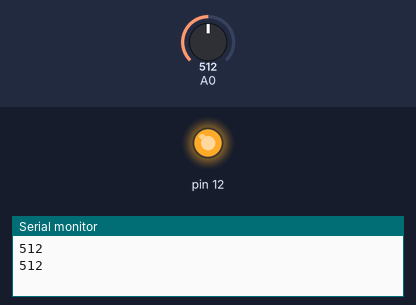
The sketch below on a simulated Arduino Uno, built with avr-gcc and run on an emulated ATmega328P. Parts: output pins drawn as LEDs (lit = HIGH), the last lines printed to the serial monitor. The test bench sets the inputs (shaded band); at power-on: A0 = 512.

Above: at 1.2 s.
1.3 s: A0 set to 122
4.3 s: A0 set to 0
At 4.9 s:
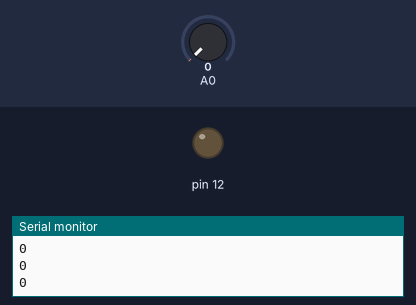
5.8 s: A0 set to 306
At 6.57 s:
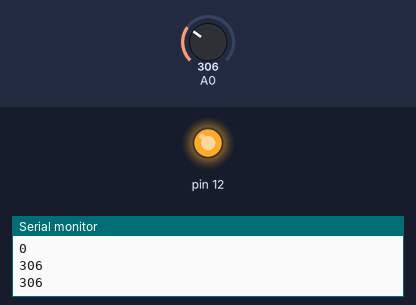
Timing chart, 0 to 14.8 s (numbered marks = the images above; inputs shaded):
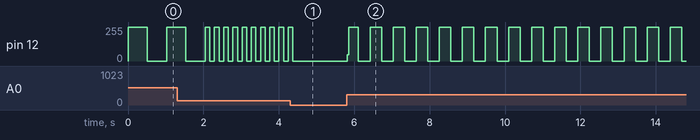

Measured:
- after the input at 4.3 s, pin 12: goes on until 4.4 s, then stays 0/255
- after the input at 5.8 s, pin 12: 0/255 → 46/255 at once, then repeats every 0.57 s: 255/255 0.26 s, 0/255 0.31 s
- by itself, pin 12: repeats every 0.24 s: 255/255 0.12 s, 0/255 0.12 s

The sketch:

sketch_feb08a.ino
```cpp
void setup() {
  // put your setup code here, to run once:
  pinMode(12,OUTPUT);
  pinMode(A0, INPUT);
  Serial.begin(9600);
}

void loop() {
  int poop = analogRead(A0);
  Serial.println(analogRead(A0));
  digitalWrite(12, HIGH);
  delay(poop);
  digitalWrite(12, LOW);
  delay(poop);
//  digitalWrite(12,HIGH);
//  delay(300);
//  digitalWrite(12, LOW);
//  delay(150);
//  digitalWrite(12, HIGH);
//  delay(300);
//  digitalWrite(12,LOW);
//  delay(1200);
//  // put your main code here, to run repeatedly:

}
```
